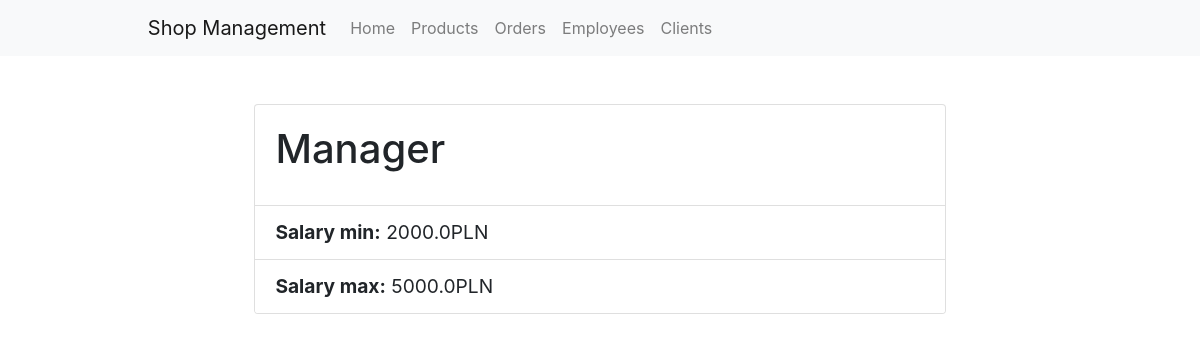
The page /employees/positions/2/ on the database its author committed.
### employees/models.py (models this page shows, shortened)
class Position(models.Model):
    name = models.CharField(max_length=100)
    salary_min = models.FloatField(validators=[MinValueValidator(0)])
    salary_max = models.FloatField(validators=[MinValueValidator(0)])

### employees/views.py (the view)
# urls.py: path('positions/<int:pk>/', views.PositionDetailView.as_view(), name='position-detail')
class PositionDetailView(generic.DetailView):
    model = Position

### employees/templates/employees/position_detail.html
{% extends "base.html" %}
{% block content %}
    <div style="width: 90%; margin-left: 5%; font-size:1.2rem;">
        <div class="card" style="width: 80%; margin-left: 10%;">
            <div class="card-body">
              <h1 class="card-title">{{ object.name }}</h1>
            </div>
            <ul class="list-group list-group-flush">
              <li class="list-group-item"><strong>Salary min:</strong> {{ object.salary_min }}PLN</li>
              <li class="list-group-item"><strong>Salary max:</strong> {{ object.salary_max }}PLN</li>
            </ul>
        </div>
    </div>
{% endblock %}

### rows shown on the page
Position: name "Manager", salary_min "2000.0", salary_max "5000.0"
